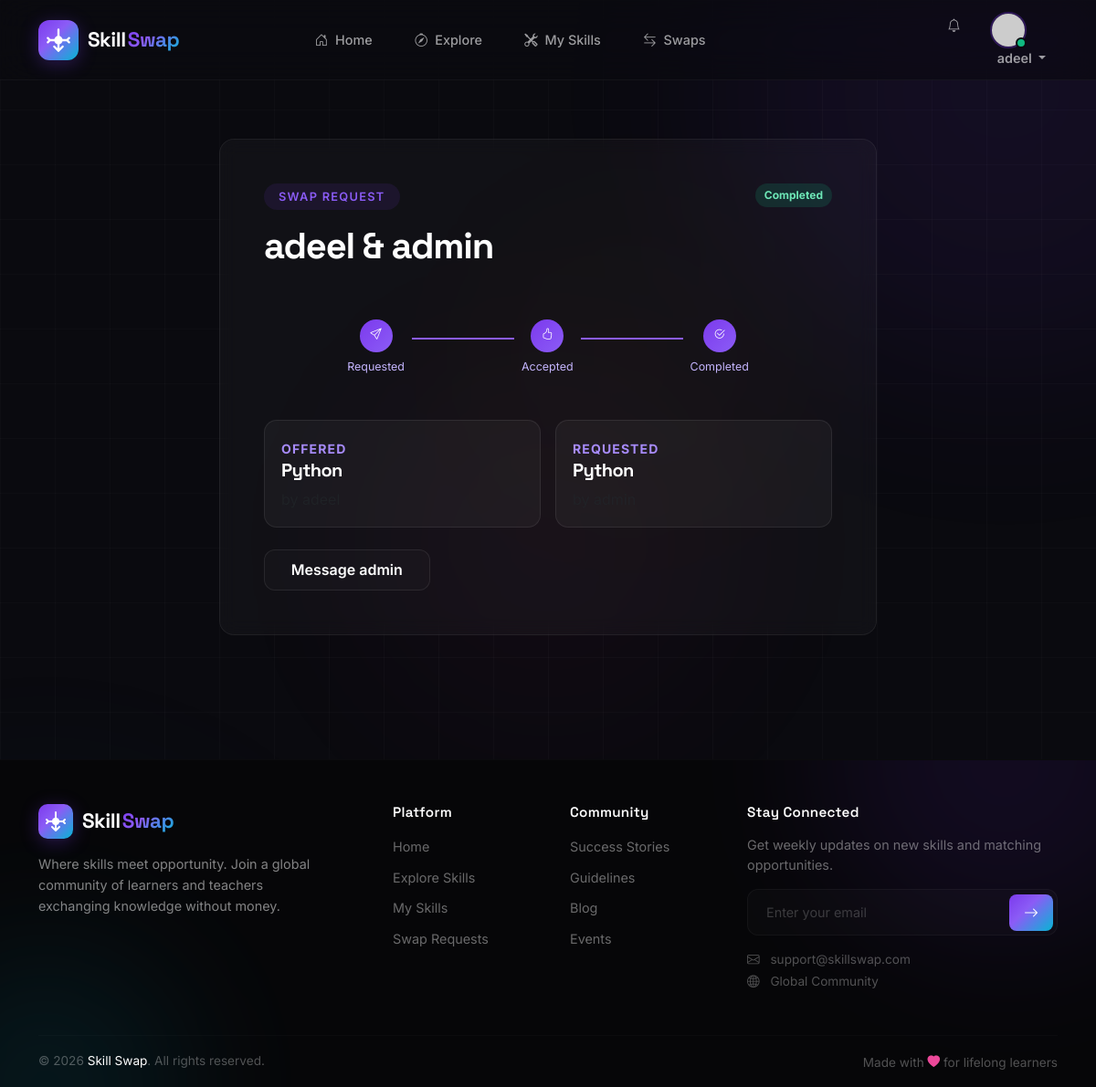
Screenshot of /swaps/1/ (signed in) with the database file from the repository.
### swap/models.py (models this page shows, shortened)
class SwapRequest(models.Model):
    STATUS_CHOICES = [
        ('pending', 'Pending'),
        ('accepted', 'Accepted'),
        ('declined', 'Declined'),
        ('cancelled', 'Cancelled'),
        ('completed', 'Completed'),
    ]
    requester = models.ForeignKey(User, on_delete=models.CASCADE, related_name='sent_requests')
    recipient = models.ForeignKey(User, on_delete=models.CASCADE, related_name='received_requests')
    offered_skill = models.ForeignKey(Skill, on_delete=models.CASCADE, related_name='offered_swaps')
    requested_skill = models.ForeignKey(Skill, on_delete=models.CASCADE, related_name='requested_swaps')
    status = models.CharField(max_length=20, choices=STATUS_CHOICES, default='pending')
    message = models.TextField(max_length=500, blank=True)
    created_at = models.DateTimeField(auto_now_add=True)
    updated_at = models.DateTimeField(auto_now=True)
    def other_user(self, user):
        return self.recipient if self.requester == user else self.requester

### skills/models.py (models this page shows, shortened)
class Skill(models.Model):
    SKILL_TYPES = [
        ('offer', 'I can teach this'),
        ('want', 'I want to learn this'),
    ]
    CATEGORY_CHOICES = [
        ('programming', 'Programming'),
        ('design', 'Design'),
        ('music', 'Music'),
        ('arts', 'Arts'),
        ('language', 'Language'),
        ('business', 'Business'),
        ('fitness', 'Fitness'),
        ('other', 'Other'),
    ]
    user = models.ForeignKey(User, on_delete=models.CASCADE, related_name='skills')
    name = models.CharField(max_length=100)
    category = models.CharField(max_length=50, choices=CATEGORY_CHOICES)
    skill_type = models.CharField(max_length=10, choices=SKILL_TYPES)
    description = models.TextField(max_length=500, blank=True)
    icon = models.CharField(max_length=50, default='bi bi-tools')
    color = models.CharField(max_length=100, default='linear-gradient(135deg, #7c3aed, #8b5cf6)')
    created_at = models.DateTimeField(auto_now_add=True)
    updated_at = models.DateTimeField(auto_now=True)

### swap/views.py (the view)
# urls.py: path('swaps/<int:pk>/', views.request_detail, name='request_detail'),
@login_required
def request_detail(request, pk):
    swap_request = get_object_or_404(SwapRequest.objects.select_related('requester__profile', 'recipient__profile', 'offered_skill', 'requested_skill'), pk=pk)
    if request.user not in [swap_request.requester, swap_request.recipient]:
        return HttpResponseForbidden('You do not have permission to view this swap request.')
    can_review = swap_request.status == 'completed' and not Review.objects.filter(swap=swap_request, reviewer=request.user).exists()
    other_user = swap_request.other_user(request.user)
    return render(request, 'swap/request_detail.html', {'swap_request': swap_request, 'can_review': can_review, 'other_user': other_user})

### swap/context_processors.py (called while the page is built)
def notification_counts(request):
    if not request.user.is_authenticated:
        return {}
    from .models import Notification, SwapRequest, Message
    return {
        'unread_swap_requests': SwapRequest.objects.filter(recipient=request.user, status='pending').count(),
        'unread_notifications': Notification.objects.filter(user=request.user, is_read=False).count(),
        'unread_messages': Message.objects.filter(recipient=request.user, is_read=False).count(),
    }

### templates/swap/request_detail.html (shortened to what this page needs)
{% extends 'base.html' %}
{% block content %}
<section class="py-5"><div class="container"><div class="row justify-content-center"><div class="col-lg-8"><div class="glass p-4 p-md-5"><div class="d-flex justify-content-between align-items-start"><div><span class="section-tag">Swap request</span><h1 class="text-white mt-2">{{ swap_request.requester.username }} &amp; {{ swap_request.recipient.username }}</h1></div><span class="status-badge {{ swap_request.status }}">{{ swap_request.get_status_display }}</span></div><div class="swap-timeline my-5"><div class="timeline-step complete"><i class="bi bi-send"></i><span>Requested</span></div><div class="timeline-line {% if swap_request.status != 'pending' %}complete{% endif %}"></div><div class="timeline-step {% if swap_request.status == 'accepted' or swap_request.status == 'completed' %}complete{% endif %}"><i class="bi bi-hand-thumbs-up"></i><span>Accepted</span></div><div class="timeline-line {% if swap_request.status == 'completed' %}complete{% endif %}"></div><div class="timeline-step {% if swap_request.status == 'completed' %}complete{% endif %}"><i class="bi bi-check2-circle"></i><span>Completed</span></div></div><div class="row g-3"><div class="col-md-6"><div class="swap-skill"><small>OFFERED</small><h5>{{ swap_request.offered_skill.name }}</h5><p class="mb-0 text-muted"></p></div></div><div class="col-md-6"><div class="swap-skill"><small>REQUESTED</small><h5>{{ swap_request.requested_skill.name }}</h5><p class="mb-0 text-muted"></p></div></div></div><div class="mt-4 d-flex flex-wrap gap-2"><a href="{% url 'conversation' username=other_user.username %}" class="btn btn-outline-glass">Message {{ other_user.username }}</a></div></div></div></div></div></section>
{% endblock %}

### templates/base.html (shortened to what this page needs)
{% load static %}
<!DOCTYPE html>
<html lang="en">
<head>
    <link href="https://cdn.jsdelivr.net/npm/bootstrap@5.3.8/dist/css/bootstrap.min.css" rel="stylesheet">
    <link rel="stylesheet" href="https://cdn.jsdelivr.net/npm/bootstrap-icons@1.11.0/font/bootstrap-icons.css">
    <link rel="stylesheet" href="{% static 'css/style.css' %}">
</head>
<body>
    <div class="bg-decoration">
        <div class="orb orb-1"></div>
        <div class="orb orb-3"></div>
        <div class="orb orb-4"></div>
        <div class="grid-pattern"></div>
    </div>
    <nav class="navbar navbar-expand-lg fixed-top glass-nav">
        <div class="container">
            <a class="navbar-brand" href="{% url 'index' %}">
                <div class="brand-wrapper">
                    <div class="brand-icon">
                    </div>
                    <div class="brand-text">
                        <span class="brand-name">Skill</span>
                        <span class="brand-name gradient-text">Swap</span>
                    </div>
                </div>
            </a>
            <div class="collapse navbar-collapse" id="mainNavbar">
                <ul class="navbar-nav mx-auto mb-2 mb-lg-0 gap-2">
                    <li class="nav-item">
                        <a class="nav-link {% if request.resolver_match.url_name == 'index' %}active{% endif %}" href="{% url 'index' %}">
                            <i class="bi bi-house-door me-1"></i> Home
                        </a>
                    </li>
                    <li class="nav-item">
                        <a class="nav-link {% if request.resolver_match.url_name == 'skill_list' %}active{% endif %}" href="{% url 'skill_list' %}">
                            <i class="bi bi-compass me-1"></i> Explore
                        </a>
                    </li>
                    <li class="nav-item">
                        <a class="nav-link {% if request.resolver_match.url_name == 'my_skills' %}active{% endif %}" href="{% url 'my_skills' %}">
                            <i class="bi bi-tools me-1"></i> My Skills
                        </a>
                    </li>
                    <li class="nav-item">
                        <a class="nav-link position-relative {% if request.resolver_match.url_name == 'requests' %}active{% endif %}" href="{% url 'requests' %}">
                            <i class="bi bi-arrow-left-right me-1"></i> Swaps
                        </a>
                    </li>
                </ul>
                <ul class="navbar-nav ms-auto">
                    {% if user.is_authenticated %}
                    <li class="nav-item">
                        <a class="nav-link position-relative" href="{% url 'notifications' %}" aria-label="Notifications">
                            <i class="bi bi-bell"></i>
                        </a>
                    </li>
                    <li class="nav-item dropdown">
                        <a class="nav-link dropdown-toggle user-menu" href="#" data-bs-toggle="dropdown">
                            <div class="user-avatar-wrapper">
                                {% if user.profile.avatar %}
                                <img src="{{ user.profile.avatar.url }}" alt="{{ user.username }}" class="user-avatar">
                                {% else %}
                                <img src="https://ui-avatars.com/api/?name={{ user.username|urlencode }}&background=7c3aed&color=fff&size=40&bold=true"
                                     alt="{{ user.username }}"
                                     class="user-avatar">
                                {% endif %}
                                <span class="online-indicator"></span>
                            </div>
                            <span class="d-none d-md-inline ms-2 fw-semibold">{{ user.username }}</span>
                        </a>
                    </li>
                    {% endif %}
                </ul>
            </div>
        </div>
    </nav>
    <main>
        <div class="page-wrapper">
            <div class="container py-4">
                <div class="content-area">
                    {% block content %}{% endblock %}
                </div>
            </div>
        </div>
    </main>
    <footer class="premium-footer">
        <div class="footer-shapes">
            <div class="shape shape-1"></div>
            <div class="shape shape-2"></div>
        </div>
        <div class="container position-relative">
            <div class="row g-5 py-5">
                <div class="col-lg-4 col-md-6">
                    <div class="footer-brand mb-3">
                        <div class="brand-wrapper">
                            <div class="brand-icon small">
                            </div>
                            <div class="brand-text">
                                <span class="brand-name">Skill</span>
                                <span class="brand-name gradient-text">Swap</span>
                            </div>
                        </div>
                    </div>
                    <p class="footer-description">
                        Where skills meet opportunity. Join a global community of learners and teachers exchanging knowledge without money.
                    </p>
                </div>
                <div class="col-lg-2 col-md-6">
                    <h6 class="footer-heading">Platform</h6>
                    <ul class="footer-links">
                        <li><a href="{% url 'index' %}">Home</a></li>
                        <li><a href="{% url 'skill_list' %}">Explore Skills</a></li>
                        <li><a href="{% url 'my_skills' %}">My Skills</a></li>
                        <li><a href="{% url 'requests' %}">Swap Requests</a></li>
                    </ul>
                </div>
                <div class="col-lg-2 col-md-6">
                    <h6 class="footer-heading">Community</h6>
                    <ul class="footer-links">
                        <li><a href="#">Success Stories</a></li>
                        <li><a href="#">Guidelines</a></li>
                        <li><a href="#">Blog</a></li>
                        <li><a href="#">Events</a></li>
                    </ul>
                </div>
                <div class="col-lg-4 col-md-6">
                    <h6 class="footer-heading">Stay Connected</h6>
                    <p class="footer-text">Get weekly updates on new skills and matching opportunities.</p>
                    <form method="post" action="#" class="newsletter-group">
                        <input type="email" name="email" class="newsletter-input" placeholder="Enter your email" required>
                        <button type="submit" class="newsletter-button">
                            <i class="bi bi-arrow-right"></i>
                        </button>
                    </form>
                    <div class="footer-contact">
                        <span><i class="bi bi-envelope"></i> support@skillswap.com</span>
                        <span><i class="bi bi-globe2"></i> Global Community</span>
                    </div>
                </div>
            </div>
            <div class="footer-bottom">
                <div class="row align-items-center">
                    <div class="col-md-6 text-center text-md-start">
                        <p class="footer-copyright">
                            &copy; {% now "Y" %} <span class="text-white">Skill Swap</span>. All rights reserved.
                        </p>
                    </div>
                    <div class="col-md-6 text-center text-md-end">
                        <span class="footer-heart">
                            Made with <i class="bi bi-heart-fill"></i> for lifelong learners
                        </span>
                    </div>
                </div>
            </div>
        </div>
    </footer>
</body>
</html>

### rows the page displays
SwapRequest: requester.username "adeel", recipient.username "admin", status "Completed", offered_skill.name "Python", requested_skill.name "Python"

### other values shown
{{ user.username }} "adeel"
{{ other_user.username }} "admin"
